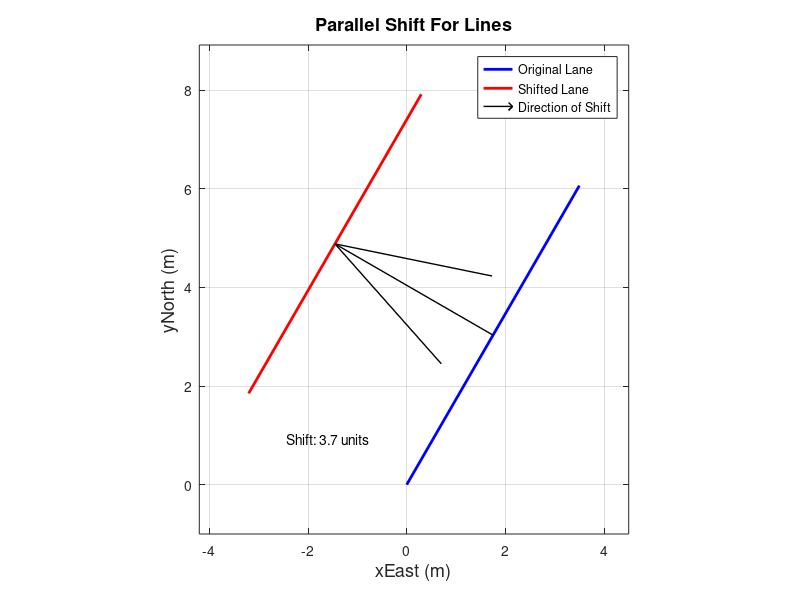

The MATLAB script that drew this image:
set(groot, 'defaultAxesXGrid', 'on', 'defaultAxesYGrid', 'on', 'defaultAxesZGrid', 'on');
% Define parameters
length = 7; % Length of the line
angle_degrees = 60; % Angle in degrees
shift_distance = 3.7; % Perpendicular shift distance

% Calculate starting point and ending point of the first line
x_start = 0;
y_start = 0;
x_end = length * cosd(angle_degrees);
y_end = length * sind(angle_degrees);

% Coordinates for the first line
x_line1 = [x_start, x_end];
y_line1 = [y_start, y_end];

% Calculate the direction vector for the first line
direction_vector = [x_end - x_start, y_end - y_start];
% Calculate a perpendicular vector to the direction vector
perpendicular_vector = [-direction_vector(2), direction_vector(1)];
% Normalize the perpendicular vector
perpendicular_vector = perpendicular_vector / norm(perpendicular_vector);

% Calculate the start and end points of the shifted line
x_shifted_start = x_start + shift_distance * perpendicular_vector(1);
y_shifted_start = y_start + shift_distance * perpendicular_vector(2);
x_shifted_end = x_end + shift_distance * perpendicular_vector(1);
y_shifted_end = y_end + shift_distance * perpendicular_vector(2);

% Coordinates for the shifted line
x_line2 = [x_shifted_start, x_shifted_end];
y_line2 = [y_shifted_start, y_shifted_end];

% Open a new figure
figure;

% Plot the first line
plot(x_line1, y_line1, 'b', 'LineWidth', 2);
hold on;

% Plot the shifted line
plot(x_line2, y_line2, 'r', 'LineWidth', 2);

% Plot the shifting direction and distance
quiver( (x_start+x_end)/2, (y_start + y_end)/2, shift_distance * perpendicular_vector(1), shift_distance * perpendicular_vector(2), 0, 'k', 'LineWidth', 1, 'MaxHeadSize', 0.5);

% Annotate the shifting distance
mid_point_shift = [(x_start + x_shifted_start)/2, (y_start + y_shifted_start)/2];
text(mid_point_shift(1), mid_point_shift(2), sprintf('Shift: %.1f units', shift_distance), 'HorizontalAlignment', 'center');

% Set up plot limits
axis equal;
xlim([min([x_line1, x_line2])-1, max([x_line1, x_line2])+1]);
ylim([min([y_line1, y_line2])-1, max([y_line1, y_line2])+1]);

% Add labels and title
xlabel('xEast (m)','FontSize',13);
ylabel('yNorth (m)','FontSize',13);
title('Parallel Shift For Lines','FontSize',13);

% Add grid
grid on;

% Add legend
legend('Original Lane', 'Shifted Lane', 'Direction of Shift');
